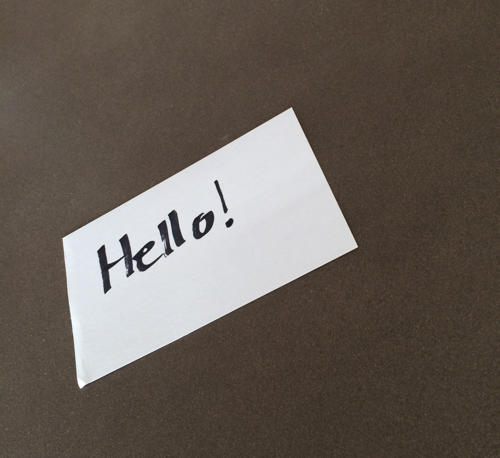
#> input picture cv2_examples/crash_course/1_perspective_transform/get-perspective-transform-example/images/example_03.png, 500 x 458 px
$ python transform_example.py
#> lines starting #> are read from the running program, lines starting #| are printed output that depends on the picture
### cv2_examples/crash_course/1_perspective_transform/get-perspective-transform-example/pyimagesearch/transform.py
# import the necessary packages
import numpy as np
import cv2


# [6 lines of commented-out code are left out]


def get_finally_rect_points(pts):
    # initialzie a list of coordinates that will be ordered
    # such that the first entry in the list is the top-left,
    # the second entry is the top-right, the third is the
    # bottom-right, and the fourth is the bottom-left
    rect = np.zeros((4, 2), dtype="float32")

    # the top-left point will have the smallest sum, whereas
    # the bottom-right point will have the largest sum
    s = pts.sum(axis=1)
    rect[0] = pts[np.argmin(s)]
    rect[2] = pts[np.argmax(s)]

    # now, compute the difference between the points, the
    # top-right point will have the smallest difference,
    # whereas the bottom-left will have the largest difference
    diff = np.diff(pts, axis=1)
    rect[1] = pts[np.argmin(diff)]
    rect[3] = pts[np.argmax(diff)]

    # return the ordered coordinates
    return rect


def four_point_transform(image, pts):
    # obtain a consistent order of the points and unpack them
    # individually
    rect = get_finally_rect_points(pts)
    (tl, tr, br, bl) = rect

    # compute the width of the new image, which will be the
    # maximum distance between bottom-right and bottom-left
    # x-coordiates or the top-right and top-left x-coordinates
    widthA = np.sqrt(((br[0] - bl[0]) ** 2) + ((br[1] - bl[1]) ** 2))
    widthB = np.sqrt(((tr[0] - tl[0]) ** 2) + ((tr[1] - tl[1]) ** 2))
    maxWidth = max(int(widthA), int(widthB))

    # compute the height of the new image, which will be the
    # maximum distance between the top-right and bottom-right
    # y-coordinates or the top-left and bottom-left y-coordinates
    heightA = np.sqrt(((tr[0] - br[0]) ** 2) + ((tr[1] - br[1]) ** 2))
    heightB = np.sqrt(((tl[0] - bl[0]) ** 2) + ((tl[1] - bl[1]) ** 2))
    maxHeight = max(int(heightA), int(heightB))

    # now that we have the dimensions of the new image, construct
    # the set of destination points to obtain a "birds eye view",
    # (i.e. top-down view) of the image, again specifying points
    # in the top-left, top-right, bottom-right, and bottom-left
    # order
    dst = np.array([
        [0, 0],
        [maxWidth - 1, 0],
        [maxWidth - 1, maxHeight - 1],
        [0, maxHeight - 1]], dtype="float32")

    # compute the perspective transform matrix and then apply it
    M = cv2.getPerspectiveTransform(rect, dst)
    warped = cv2.warpPerspective(image, M, (maxWidth, maxHeight))

    # return the warped image
    return warped

### cv2_examples/crash_course/1_perspective_transform/get-perspective-transform-example/transform_example.py
from pyimagesearch.transform import four_point_transform
import numpy as np
import cv2

args = {'image': 'images/example_03.png', 'coords': '[(63, 242), (291, 110), (361, 252), (78, 386)]'}
args = {'image': 'images/example_03.png', 'coords': '[(361, 252), (63, 242), (291, 110), (78, 386)]'}
image = cv2.imread(args["image"])
#> image is the input picture: shape (458, 500, 3); mean B, G, R 86.6, 94.4, 102.9
pts = np.array(eval(args["coords"]), dtype="float32")

# apply the four point tranform to obtain a "birds eye view" of
# the image
warped = four_point_transform(image, pts)
#> in four_point_transform, `warped = cv2.warpPerspective(image, M, (maxWidth, maxHeight))`:
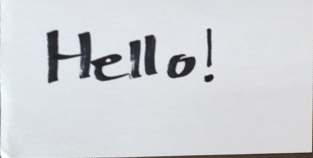
#> warped: shape (158, 313, 3); mean B, G, R 215.5, 211.4, 209.1

# show the original and warped images
cv2.imshow("Original", image)
cv2.imshow("Warped", warped)
cv2.waitKey(0)

$ run again, with cv2_examples/crash_course/1_perspective_transform/get-perspective-transform-example/images/example_01.png copied over cv2_examples/crash_course/1_perspective_transform/get-perspective-transform-example/images/example_03.png
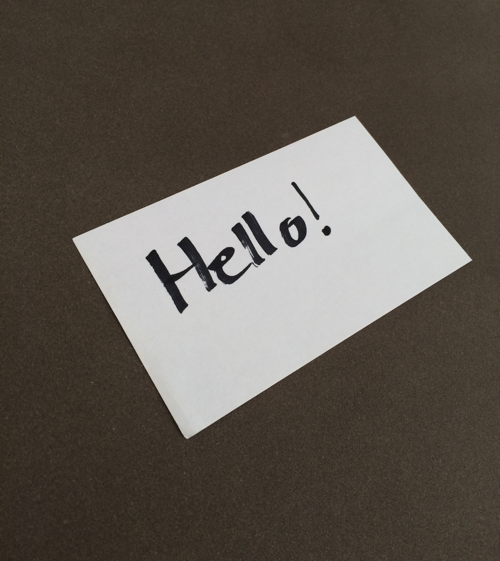
#> input picture cv2_examples/crash_course/1_perspective_transform/get-perspective-transform-example/images/example_01.png, 500 x 561 px
#> image is the input picture: shape (561, 500, 3); mean B, G, R 80.9, 88.6, 95.4
#> in four_point_transform, `warped = cv2.warpPerspective(image, M, (maxWidth, maxHeight))`:
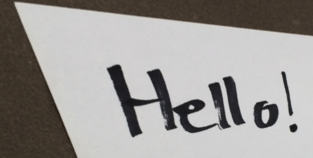
#> warped: shape (158, 313, 3); mean B, G, R 151.8, 154.2, 157.2

$ run again, with cv2_examples/crash_course/1_perspective_transform/get-perspective-transform-example/images/example_02.png copied over cv2_examples/crash_course/1_perspective_transform/get-perspective-transform-example/images/example_03.png
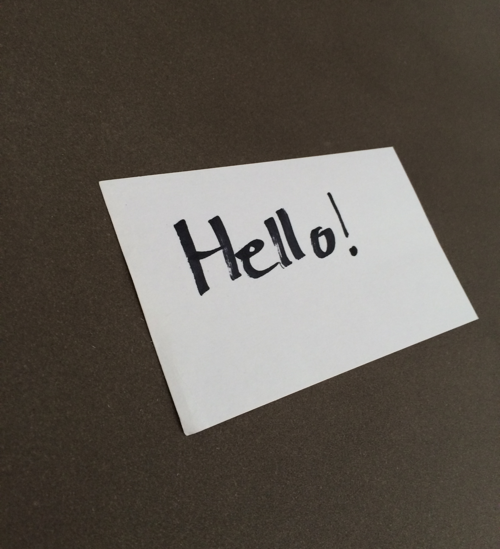
#> input picture cv2_examples/crash_course/1_perspective_transform/get-perspective-transform-example/images/example_02.png, 500 x 549 px
#> image is the input picture: shape (549, 500, 3); mean B, G, R 82.4, 90, 96.5
#> in four_point_transform, `warped = cv2.warpPerspective(image, M, (maxWidth, maxHeight))`:
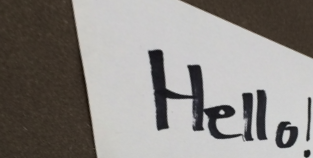
#> warped: shape (158, 313, 3); mean B, G, R 133.5, 137, 140.7
